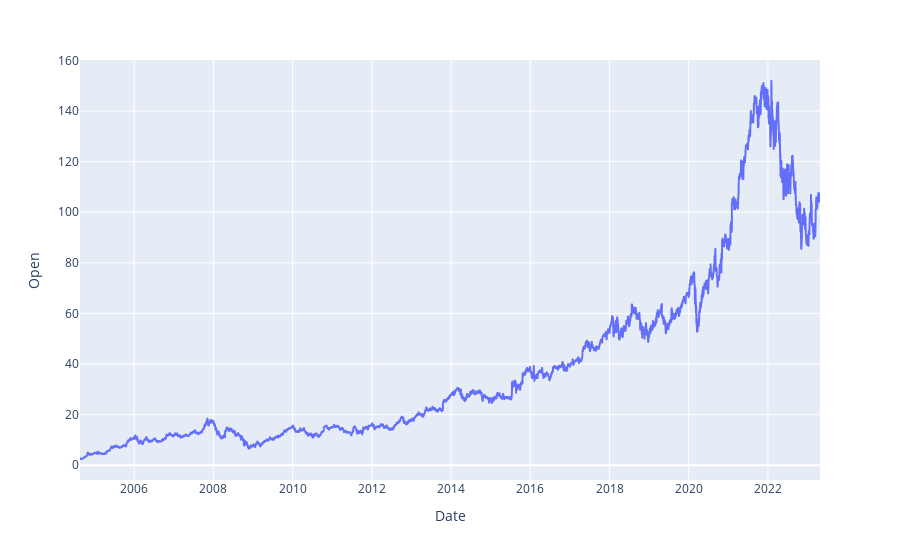

The code cell stored with this chart in its notebook:
### Code cell
# i use plotly.express to show the high 
fig=px.line(google_share_price_data,x="Date",y="Open")
fig.show()

### Figure 1 — Plotly figure (JSON) as saved in the notebook; plotly's stock layout.template omitted (floating-point values rounded to 4 significant figures; data arrays with more than 128 entries replaced by an {"elided": "..."} marker saying what was removed)
{"data": [{"hovertemplate": "Date=%{x}<br>Open=%{y}<extra></extra>", "legendgroup": "", "line": {"color": "#636efa", "dash": "solid"}, "marker": {"symbol": "circle"}, "mode": "lines", "name": "", "showlegend": false, "type": "scattergl", "x": {"elided": "4704 str values"}, "xaxis": "x", "y": {"elided": "4704 float values"}, "yaxis": "y"}], "layout": {"legend": {"tracegroupgap": 0}, "margin": {"t": 60}, "xaxis": {"anchor": "y", "domain": [0, 1], "title": {"text": "Date"}}, "yaxis": {"anchor": "x", "domain": [0, 1], "title": {"text": "Open"}}}}
